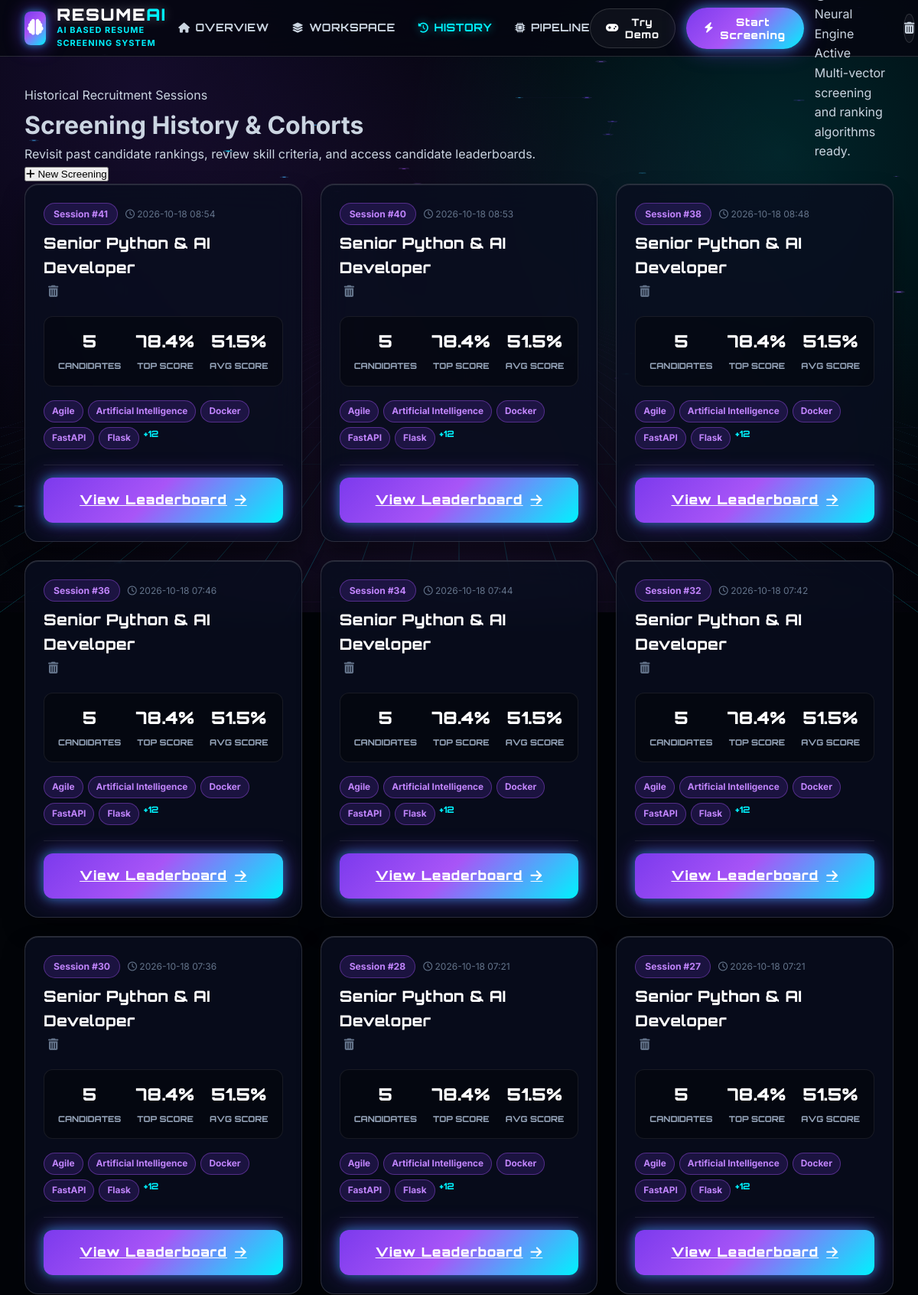
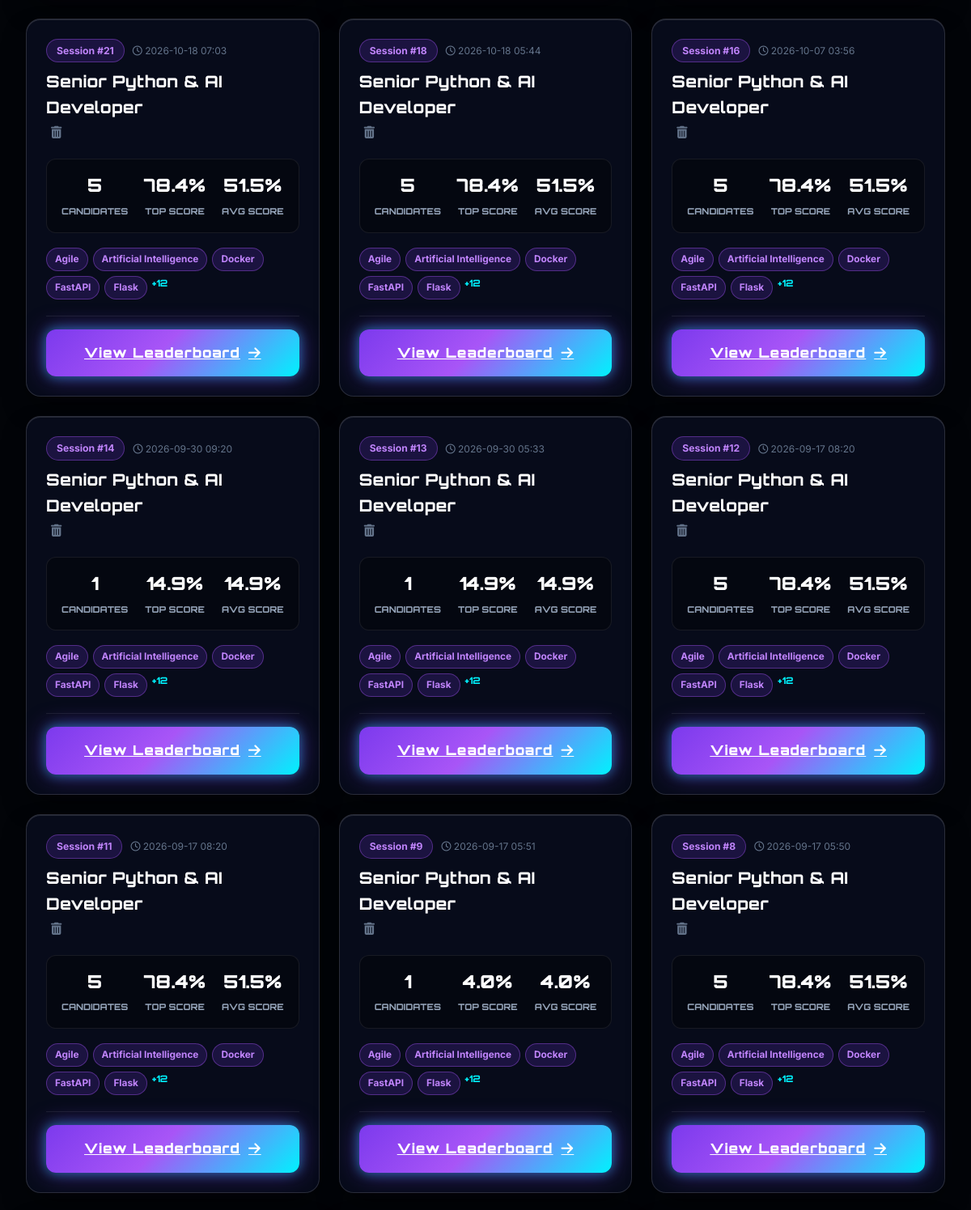
The app's page /history (upper part) with its own data (2 pictures, top to bottom).
### tables this page shows
CREATE TABLE jobs (
            id INTEGER PRIMARY KEY AUTOINCREMENT,
            job_title TEXT NOT NULL,
            job_description TEXT NOT NULL,
            required_skills TEXT,
            required_experience REAL DEFAULT 0,
            created_at TIMESTAMP DEFAULT CURRENT_TIMESTAMP
        );

### app.py (the view)
@app.route('/history')
def history():
    jobs = database.get_all_jobs()
    return render_template('history.html', jobs=jobs)

### database.py (called while the page is built)
def get_db_connection() -> sqlite3.Connection:
    os.makedirs(DB_DIR, exist_ok=True)
    conn = sqlite3.connect(DB_PATH)
    conn.row_factory = sqlite3.Row
    return conn

def get_all_jobs() -> List[Dict[str, Any]]:
    conn = get_db_connection()
    cursor = conn.cursor()
    cursor.execute("""
        SELECT j.*, COUNT(c.id) as candidate_count, MAX(c.match_score) as top_score, AVG(c.match_score) as avg_score
        FROM jobs j
        LEFT JOIN candidates c ON j.id = c.job_id
        GROUP BY j.id
        ORDER BY j.created_at DESC
    """)
    rows = cursor.fetchall()
    conn.close()
    jobs = []
    for r in rows:
        d = dict(r)
        d["required_skills"] = json.loads(d["required_skills"]) if d["required_skills"] else []
        d["avg_score"] = round(d["avg_score"], 1) if d["avg_score"] is not None else 0.0
        d["top_score"] = round(d["top_score"], 1) if d["top_score"] is not None else 0.0
        jobs.append(d)
    return jobs

### templates/history.html (shortened to what this page needs)
{% extends 'base.html' %}
{% block content %}
<div class="history-container">
    <div class="dashboard-greeting-row">
        <div>
            <span class="greeting-sub">Historical Recruitment Sessions</span>
            <h1 class="greeting-title">Screening History & Cohorts</h1>
            <p class="greeting-desc">Revisit past candidate rankings, review skill criteria, and access candidate leaderboards.</p>
        </div>
        <div class="greeting-actions">
            <button type="button" class="btn btn-cinematic-primary" onclick="openUploadModal()">
                <i class="fa-solid fa-plus"></i> New Screening
            </button>
        </div>
    </div>
    {% if jobs %}
        <div class="history-grid">
            {% for job in jobs %}
                <div class="card history-card">
                    <div class="history-card-header">
                        <div>
                            <div class="history-badge-row">
                                <span class="badge badge-primary">Session #{{ job.id }}</span>
                                <span class="history-date"><i class="fa-regular fa-clock"></i> {{ job.created_at[:16] if job.created_at else 'Recent' }}</span>
                            </div>
                            <h3 class="history-job-title">{{ job.job_title }}</h3>
                        </div>
                        <button type="button" class="btn-dots-menu text-danger" title="Delete Session" onclick="deleteJob({{ job.id }})">
                            <i class="fa-solid fa-trash-can"></i>
                        </button>
                    </div>
                    <div class="history-stats-row">
                        <div class="history-stat">
                            <span class="stat-number">{{ job.candidate_count }}</span>
                            <span class="stat-label">Candidates</span>
                        </div>
                        <div class="history-stat">
                            <span class="stat-number text-emerald">{{ job.top_score }}%</span>
                            <span class="stat-label">Top Score</span>
                        </div>
                        <div class="history-stat">
                            <span class="stat-number text-purple">{{ job.avg_score }}%</span>
                            <span class="stat-label">Avg Score</span>
                        </div>
                    </div>
                    <div class="history-skills-preview">
                        {% for s in job.required_skills[:5] %}
                            <span class="skill-tag-pill">{{ s }}</span>
                        {% endfor %}
                        {% if job.required_skills|length > 5 %}
                            <span class="skill-tag-more">+{{ job.required_skills|length - 5 }}</span>
                        {% endif %}
                    </div>
                    <div class="history-card-footer">
                        <a href="{{ url_for('view_results', job_id=job.id) }}" class="btn btn-primary-gradient btn-block">
                            View Leaderboard <i class="fa-solid fa-arrow-right"></i>
                        </a>
                    </div>
                </div>
            {% endfor %}
        </div>
    {% endif %}
</div>
{% endblock %}

### records on screen
jobs: id "41", created_at "2026-10-18 08:54", job_title "Senior Python & AI Developer", candidate_count "5", top_score "78.4", avg_score "51.5", 5 "Agile" "Artificial Intelligence" "Docker" "FastAPI" "Flask", required_skills|length "12"
jobs: id "40", created_at "2026-10-18 08:53", job_title "Senior Python & AI Developer", candidate_count "5", top_score "78.4", avg_score "51.5", 5 "Agile" "Artificial Intelligence" "Docker" "FastAPI" "Flask", required_skills|length "12"
jobs: id "38", created_at "2026-10-18 08:48", job_title "Senior Python & AI Developer", candidate_count "5", top_score "78.4", avg_score "51.5", 5 "Agile" "Artificial Intelligence" "Docker" "FastAPI" "Flask", required_skills|length "12"
jobs: id "36", created_at "2026-10-18 07:46", job_title "Senior Python & AI Developer", candidate_count "5", top_score "78.4", avg_score "51.5", 5 "Agile" "Artificial Intelligence" "Docker" "FastAPI" "Flask", required_skills|length "12"
jobs: id "34", created_at "2026-10-18 07:44", job_title "Senior Python & AI Developer", candidate_count "5", top_score "78.4", avg_score "51.5", 5 "Agile" "Artificial Intelligence" "Docker" "FastAPI" "Flask", required_skills|length "12"
jobs: id "32", created_at "2026-10-18 07:42", job_title "Senior Python & AI Developer", candidate_count "5", top_score "78.4", avg_score "51.5", 5 "Agile" "Artificial Intelligence" "Docker" "FastAPI" "Flask", required_skills|length "12"
jobs: id "30", created_at "2026-10-18 07:36", job_title "Senior Python & AI Developer", candidate_count "5", top_score "78.4", avg_score "51.5", 5 "Agile" "Artificial Intelligence" "Docker" "FastAPI" "Flask", required_skills|length "12"
jobs: id "28", created_at "2026-10-18 07:21", job_title "Senior Python & AI Developer", candidate_count "5", top_score "78.4", avg_score "51.5", 5 "Agile" "Artificial Intelligence" "Docker" "FastAPI" "Flask", required_skills|length "12"
jobs: id "27", created_at "2026-10-18 07:21", job_title "Senior Python & AI Developer", candidate_count "5", top_score "78.4", avg_score "51.5", 5 "Agile" "Artificial Intelligence" "Docker" "FastAPI" "Flask", required_skills|length "12"
jobs: id "21", created_at "2026-10-18 07:03", job_title "Senior Python & AI Developer", candidate_count "5", top_score "78.4", avg_score "51.5", 5 "Agile" "Artificial Intelligence" "Docker" "FastAPI" "Flask", required_skills|length "12"
jobs: id "18", created_at "2026-10-18 05:44", job_title "Senior Python & AI Developer", candidate_count "5", top_score "78.4", avg_score "51.5", 5 "Agile" "Artificial Intelligence" "Docker" "FastAPI" "Flask", required_skills|length "12"
jobs: id "16", created_at "2026-10-07 03:56", job_title "Senior Python & AI Developer", candidate_count "5", top_score "78.4", avg_score "51.5", 5 "Agile" "Artificial Intelligence" "Docker" "FastAPI" "Flask", required_skills|length "12"
jobs: id "14", created_at "2026-09-30 09:20", job_title "Senior Python & AI Developer", candidate_count "1", top_score "14.9", avg_score "14.9", 5 "Agile" "Artificial Intelligence" "Docker" "FastAPI" "Flask", required_skills|length "12"
jobs: id "13", created_at "2026-09-30 05:33", job_title "Senior Python & AI Developer", candidate_count "1", top_score "14.9", avg_score "14.9", 5 "Agile" "Artificial Intelligence" "Docker" "FastAPI" "Flask", required_skills|length "12"
jobs: id "12", created_at "2026-09-17 08:20", job_title "Senior Python & AI Developer", candidate_count "5", top_score "78.4", avg_score "51.5", 5 "Agile" "Artificial Intelligence" "Docker" "FastAPI" "Flask", required_skills|length "12"
jobs: id "11", created_at "2026-09-17 08:20", job_title "Senior Python & AI Developer", candidate_count "5", top_score "78.4", avg_score "51.5", 5 "Agile" "Artificial Intelligence" "Docker" "FastAPI" "Flask", required_skills|length "12"
jobs: id "9", created_at "2026-09-17 05:51", job_title "Senior Python & AI Developer", candidate_count "1", top_score "4.0", avg_score "4.0", 5 "Agile" "Artificial Intelligence" "Docker" "FastAPI" "Flask", required_skills|length "12"
jobs: id "8", created_at "2026-09-17 05:50", job_title "Senior Python & AI Developer", candidate_count "5", top_score "78.4", avg_score "51.5", 5 "Agile" "Artificial Intelligence" "Docker" "FastAPI" "Flask", required_skills|length "12"
